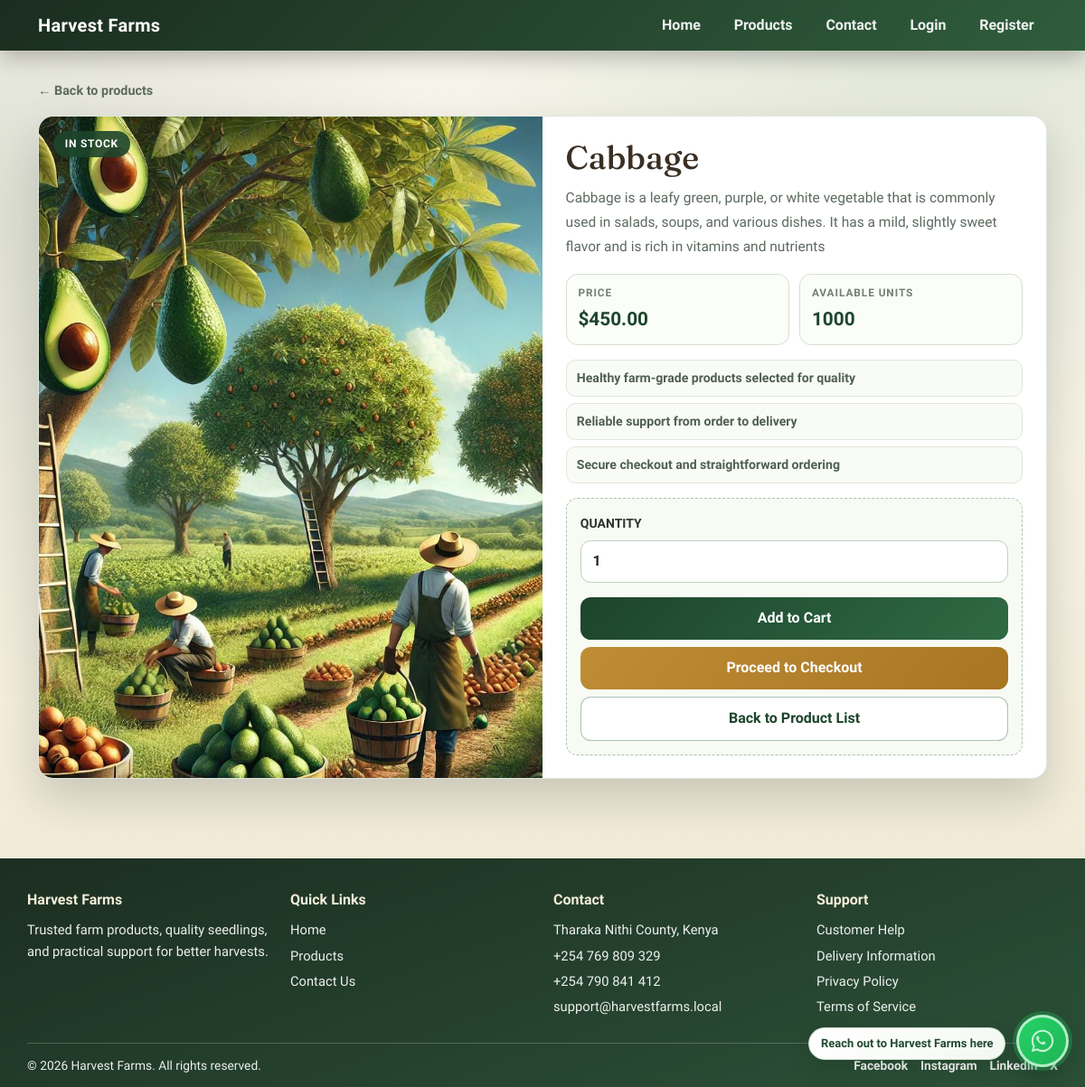
Screenshot of /shop/product/cabbage/ with the database file from the repository.
### shop/models.py (models this page shows, shortened)
class Product(models.Model):
    name = models.CharField(max_length=200)
    slug = models.SlugField(unique=True ,blank=True)
    description = models.TextField()
    price = models.DecimalField(max_digits=10, decimal_places=2)
    stock = models.PositiveIntegerField(default=0)
    image = models.ImageField(upload_to="products_image/", blank=True, null=True)
    class Meta:
        ordering = ['name']

### shop/views.py (the view)
# urls.py: path('product/<slug:slug>/', ProductDetailView.as_view(), name='product_detail'),
class ProductDetailView(DetailView):
    model = Product
    template_name = 'shop/product_detail.html'  # Specify your template file
    context_object_name = 'product'

### cart/context_processors.py (called while the page is built)
def cart_item_count(request):
    cart = request.session.get('cart', {})
    count = sum(cart.values()) if isinstance(cart, dict) else 0
    return {'cart_item_count': count}

### shop/templates/shop/product_detail.html (shortened to what this page needs)
{% load static %}
<!DOCTYPE html>
<html lang="en">
<head>
    <link href="https://cdn.jsdelivr.net/npm/bootstrap@5.3.0/dist/css/bootstrap.min.css" rel="stylesheet">
</head>
<body>
    {% include 'partials/navbar.html' %}
    <main class="detail-wrap">
        <div class="container">
            <a href="{% url 'shop:product_list' %}" class="crumb">&larr; Back to products</a>
            <section class="detail-card row g-0">
                <div class="col-lg-6 media-panel">
                    {% if product.stock > 0 %}
                        <span class="stock-tag">In Stock</span>
                    {% else %}
                        <span class="stock-tag out">Sold Out</span>
                    {% endif %}
                    {% if product.image %}
                        <img class="product-image" src="{{ product.image.url }}" alt="{{ product.name }}" onerror="this.onerror=null;this.src='{% static 'core/images/homepicture.jpg' %}';">
                    {% else %}
                        <img class="product-image" src="{% static 'core/images/homepicture.jpg' %}" alt="No image available">
                    {% endif %}
                </div>
                <div class="col-lg-6 info-panel">
                    <h1 class="title">{{ product.name }}</h1>
                    <p class="desc">{{ product.description|linebreaksbr }}</p>
                    <div class="meta-cards">
                        <article class="meta">
                            <span class="meta-label">Price</span>
                            <span class="meta-value">${{ product.price }}</span>
                        </article>
                        <article class="meta">
                            <span class="meta-label">Available Units</span>
                            <span class="meta-value">{{ product.stock }}</span>
                        </article>
                    </div>
                    <ul class="trust-list">
                        <li>Healthy farm-grade products selected for quality</li>
                        <li>Reliable support from order to delivery</li>
                        <li>Secure checkout and straightforward ordering</li>
                    </ul>
                    <div class="buy-box">
                        <form method="POST" action="{% url 'cart:add_to_cart' product.id %}">
                            <label for="quantity" class="form-label fw-bold text-uppercase small">Quantity</label>
                            <input type="number" name="quantity" id="quantity" value="1" min="1" max="{{ product.stock }}" class="form-control qty-input mb-3" {% if product.stock < 1 %}disabled{% endif %}>
                            <button type="submit" class="btn btn-farm w-100 mb-2" {% if product.stock < 1 %}disabled{% endif %}>Add to Cart</button>
                        </form>
                        <a href="{% url 'cart:checkout' %}" class="btn btn-gold w-100 mb-2">Proceed to Checkout</a>
                        <a href="{% url 'shop:product_list' %}" class="btn btn-outline-farm w-100">Back to Product List</a>
                    </div>
                </div>
            </section>
        </div>
    </main>
    {% include 'partials/footer.html' %}
</body>
</html>

### shop/templates/shop/product_detail.html (style rules this page uses)
:root { --soil: #3b2f24; --leaf-900: #1d442c; --leaf-700: #2f6a43; --leaf-500: #5a9364; --cream: #f5efdf; --card: #ffffff; --ink: #2c342d; --muted: #5d6a5f; --line: #d8dfd0; --gold: #bf8d35; --shadow: 0 22px 48px rgba(19, 33, 23, 0.18); }
body { margin: 0; font-family: "Plus Jakarta Sans", sans-serif; color: var(--ink); background: radial-gradient(circle at 88% -10%, rgba(90, 147, 100, 0.2), transparent 38%), radial-gradient(circle at 0% 20%, rgba(29, 68, 44, 0.12), transparent 35%), linear-gradient(180deg, #faf7ef 0%, var(--cream) 55%, #efe7d3 100%); }
.detail-wrap { padding: 2rem 0 3rem; }
.crumb { display: inline-flex; align-items: center; gap: 0.45rem; margin-bottom: 1rem; color: var(--muted); text-decoration: none; font-size: 0.9rem; font-weight: 600; }
.detail-card { background: var(--card); border: 1px solid rgba(47, 106, 67, 0.16); border-radius: 1.05rem; box-shadow: var(--shadow); overflow: hidden; }
.media-panel { position: relative; min-height: 380px; background: linear-gradient(145deg, #dcead8, #f4e8d3); }
.stock-tag { position: absolute; top: 1rem; left: 1rem; z-index: 2; border-radius: 999px; padding: 0.35rem 0.8rem; font-size: 0.75rem; font-weight: 800; letter-spacing: 0.06em; text-transform: uppercase; color: #fff; background: rgba(29, 68, 44, 0.9); }
.product-image { width: 100%; height: 100%; min-height: 380px; object-fit: cover; display: block; }
.info-panel { padding: 1.6rem; }
.title { margin: 0 0 0.7rem; font-family: "Fraunces", serif; font-size: clamp(1.8rem, 3vw, 2.5rem); color: var(--soil); line-height: 1.12; }
.desc { margin: 0 0 1rem; color: var(--muted); line-height: 1.75; font-size: 0.97rem; }
.meta-cards { display: grid; grid-template-columns: repeat(2, minmax(0, 1fr)); gap: 0.7rem; margin-bottom: 1rem; }
.meta { background: #fbfdf9; border: 1px solid var(--line); border-radius: 0.8rem; padding: 0.75rem 0.8rem; }
.meta-label { display: block; font-size: 0.74rem; text-transform: uppercase; letter-spacing: 0.08em; color: #728173; margin-bottom: 0.25rem; font-weight: 700; }
.meta-value { font-size: 1.3rem; font-weight: 800; color: var(--leaf-900); }
.trust-list { margin: 0 0 1rem; padding: 0; list-style: none; display: grid; grid-template-columns: 1fr; gap: 0.45rem; }
.trust-list li { border: 1px solid #e0e6da; border-radius: 0.65rem; background: #f9fcf6; padding: 0.55rem 0.7rem; font-size: 0.88rem; font-weight: 600; color: #4f5f52; }
.buy-box { border: 1px dashed rgba(47, 106, 67, 0.38); border-radius: 0.8rem; background: #f8fbf4; padding: 0.95rem; }
.qty-input { border-radius: 0.7rem; border: 1px solid #bfd0bf; padding: 0.65rem 0.8rem; font-weight: 700; }
.btn-farm { border: 0; border-radius: 0.72rem; padding: 0.72rem 1rem; color: #fff; font-weight: 700; background: linear-gradient(135deg, var(--leaf-900), var(--leaf-700)); }
.btn-gold { border: 0; border-radius: 0.72rem; padding: 0.72rem 1rem; color: #fff; font-weight: 700; background: linear-gradient(135deg, var(--gold), #a87522); }
.btn-outline-farm { border: 1px solid rgba(47, 106, 67, 0.4); border-radius: 0.72rem; padding: 0.72rem 1rem; color: var(--leaf-900); background: #fff; font-weight: 700; }

### rows the page displays
Product: name "Cabbage", description "Cabbage is a leafy green, purple, or white vegetable that is commonly used in salads, soups, and various dishes. It has a mild, slightly sweet flavor and is rich in vitamins and nutrients", price "450.00", stock "1000", quantity "1"
